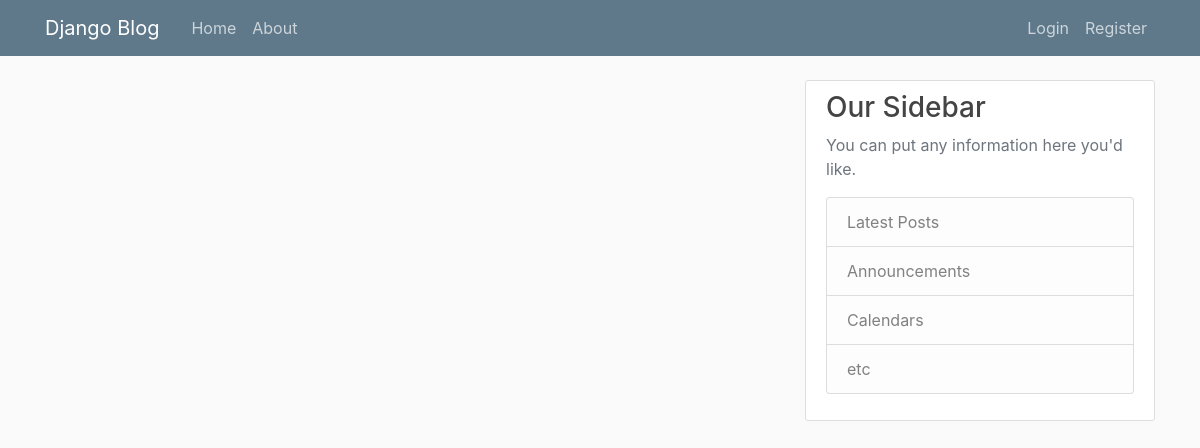
The app's page /, older data.
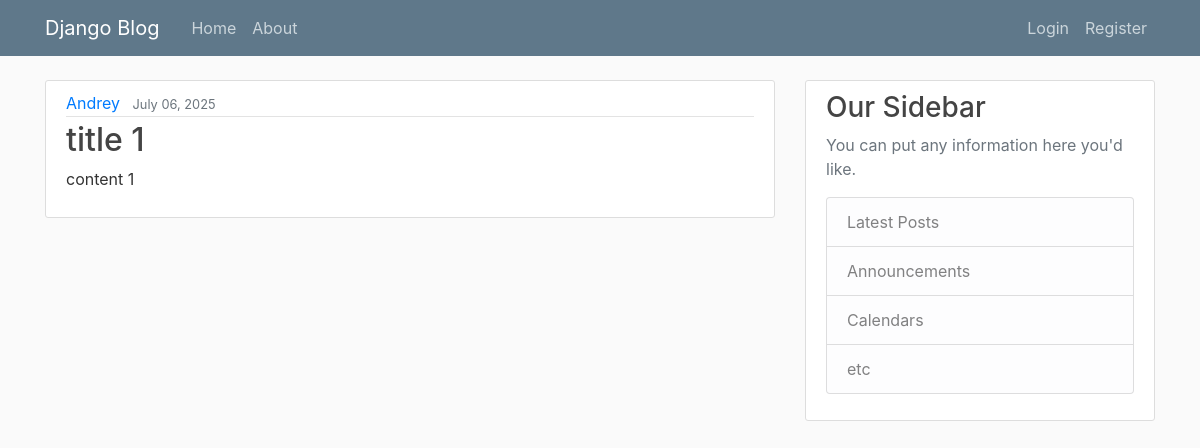
The same page, newer data.
### blog_app/models.py (models this page shows, shortened)
class Post(models.Model):
    title = models.CharField(max_length=100)
    content = models.TextField()
    date = models.DateTimeField(default=timezone.now)
    author = models.ForeignKey(User, on_delete=models.CASCADE)

### blog_app/views.py (the view)
# urls.py: 2. Add a URL to urlpatterns:  path('', Home.as_view(), name='home')
def Home(request):
    context = {
        'var_posts': Post.objects.all(),
        'title': 'Home',
    }
    return render(request, 'blog_app/home.html', context)

### blog_app/templates/blog_app/home.html
{% extends 'blog_app/base.html' %}
{% block content %}
    {%for p in var_posts%}
        <article class="media content-section">
            <div class="media-body">
            <div class="article-metadata">
                <a class="mr-2" href="#">{{ p.author }}</a>
                <small class="text-muted">{{ p.date|date:"F d, Y" }}</small>
            </div>
            <h2><a class="article-title" href="#">{{ p.title }}</a></h2>
            <p class="article-content">{{ p.content }}</p>
            </div>
        </article>
    {%endfor%}
{% endblock %}

Row changes from the older to the newer data that the page shows:
added Post: author "Andrey", date "July 06, 2025", title "title 1", content "content 1"
